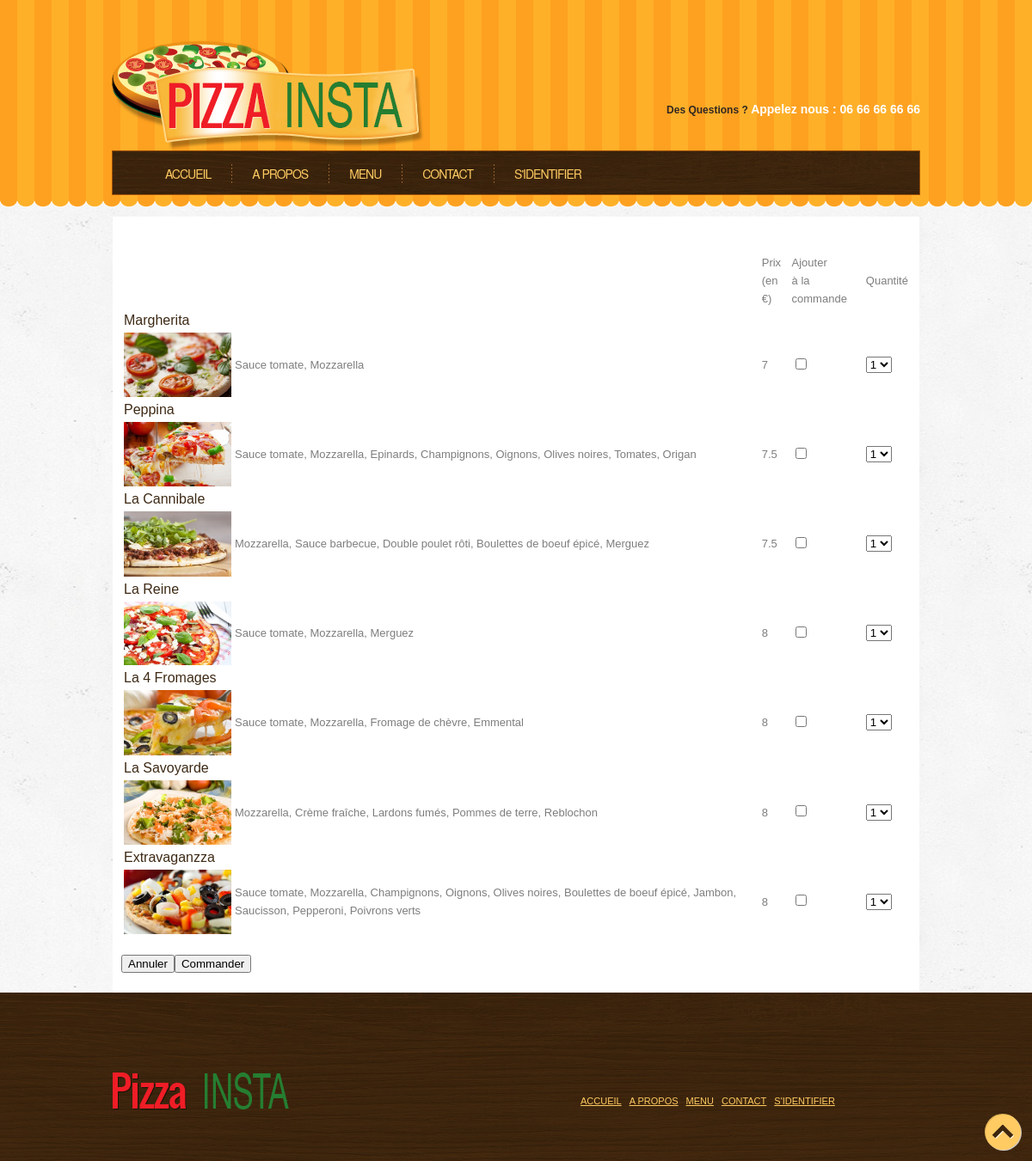
/?page=listePizza, run on the app's committed database.
### tables this page shows
CREATE TABLE IF NOT EXISTS `Produits` (
  `id_produit` int(11) NOT NULL AUTO_INCREMENT,
  `libelle_produit` varchar(45) DEFAULT NULL,
  `prix_produit` float DEFAULT NULL,
  `description` varchar(255) DEFAULT NULL,
  `image` varchar(255) DEFAULT NULL,
  `id_type_produit` int(11) NOT NULL,
  `id_pizza` int(11) NOT NULL,
  PRIMARY KEY (`id_produit`),
  UNIQUE KEY `id_produit_2` (`id_produit`),
  KEY `FK_Produits_id_type_produit` (`id_type_produit`),
  KEY `id_pizza` (`id_pizza`),
  KEY `id_pizza_2` (`id_pizza`),
  KEY `id_produit` (`id_produit`)
);

### index.php (called while the page is built, shortened)
<?php
require_once 'php/Controleur/CMainController.php';
  $id = $_GET['page'];
  $mainController = new CMainController();
  $mainController->setPage($id);
  $mainController->render();
?>

### php/Modele/CDB.php (called while the page is built, shortened)
<?php
class CDB
{
    private $pdo= "";
    private $pilote= "mysql";
    private $bdd= "Pizzeria";
    private $user= "root";
    private $mdp= "";
    private function connect()
    {
        try
        {
            $this->pdo = new PDO($this->pilote . ':host='. ';dbname=' . $this->bdd, $this->user, $this->mdp);
            $this->pdo->setAttribute(PDO::ATTR_ERRMODE, PDO::ERRMODE_EXCEPTION);
            $this->pdo->exec("SET NAMES 'UTF8'");
        }
        catch (PDOException $e)
        {
            $this->pdo = "Echec de l'exécution : " . $e->getMessage();
        }
        return $this->pdo;
    }
    public function requete($query)
    {
        $cnx = $this->connect();
        $sql = $cnx->prepare($query);
        $sql->execute();
        while ($datas = $sql->fetch())
        {
            $var[] = $datas;
        }
        if (isset($var))
        {
            return $var;
        }
    }
}
?>

### php/Vue/CVueListePizza.php (the view, shortened to what this page needs)
<?php
require_once 'CHtml.php';
class CVueListePizza
{
    public function getHtml()
    {
	$html = $this->genererListePizza();
	return $html;
    }
    function genererListePizza()
    {
	$DB = new CDB();
	$result = $DB->requete('SELECT DISTINCT
				p.libelle_produit,
				p.prix_produit,
				p.id_produit,
				p.image
			    FROM
				produits p
				INNER JOIN types_produits t ON t.id_type_produit = p.id_type_produit
			    WHERE
				t.libelle_type_produit LIKE "Pizza"');
	$strListe = '<form method="POST" action="?page=commander">';
	$strListe .= '<table>';
	$strListe .= '<tr>';
	$strListe .= '<td> </td>';
	$strListe .= '<td> </td>';
	$strListe .= '<td>Prix <br />(en €)</td>';
	$strListe .= '<td>Ajouter <br />à la commande</td>';
	$strListe .= '<td>Quantité</td>';
	$strListe .= '</tr>';
	foreach ($result as $produit)
	{
	    $strListe .= '<tr>';
	    $strListe .='<td class="listePizza">' . $produit['libelle_produit'] . '</td>';
	    $strListe .= '</tr>';
	    $DB = new CDB();
	    $ingredients = $DB->requete('SELECT
				i.libelle
			    FROM
				ingredients i
				INNER JOIN composer c ON c.id_ingredient = i.id_ingredient
				INNER JOIN produits p ON p.id_pizza = c.id_pizza
			    WHERE
				p.libelle_produit LIKE "' . $produit['libelle_produit'] . '"');
	    $strListe .= '<tr><td><img src="' . $produit['image'] . '" style="max-width:125px" /></td><td>';
	    $strListeIngredients = '';
	    foreach ($ingredients as $ingredient)
	    {
		$strListeIngredients .= $ingredient['libelle'] . ', ';
	    }
	    $strListeIngredients = substr($strListeIngredients, 0, -2);
	    $strListe .= $strListeIngredients;
	    $strListe .= '</td><td>' . $produit['prix_produit'] . '</td><td><input type="checkbox" name="id_pizza" value="' . $produit['id_produit'] . '" /></td>';
	    $strListe .= '<td><select name="quantite_' . $produit['id_produit'] . '>';
	    for ($j = 0; $j < 6; $j++)
	    {
		$strListe.='<option value="' . $j . '">' . $j . '</option>';
	    }
	    $strListe.="</select></td>";
	    $strListe .= '</tr>';
	}
	$strListe .= '</table>';
	$strListe .= '<br />';
	$strListe .= '<input type="reset" name="annuler" value="Annuler" />';
	$strListe .= '<input type="submit" name="commander" value="Commander" />';
	$strListe .= '</form>';
	return $strListe;
    }
}
?>

### php/Vue/CLayout.php (shortened to what this page needs)
<?php
require_once 'CHtml.php';
class CLayout
{
  private $CHtml;
  private $content;
  function __construct()
  {
    $this->CHtml = new CHtml();
  }
  public function setContent($content)
  {
    $this->content = $content;
  }
  public function render() {
    $html = '<!DOCTYPE html>';
    $html .= '<html>';
    $html .= $this->CHtml->head('Pizza INSTA');
    $html .= $this->CHtml->header($this->getMenuItems($_COOKIE['session']));
    $html .= $this->CHtml->corps('', $this->content);
    $html .= $this->CHtml->ancre();
    $html .= $this->CHtml->footer($this->getMenuItems($_COOKIE['session']));
    $html .= '</html>';
    return $html;
  }
  public function getMenuItems($rank = '') {
    $tabLiens =  '';
    switch ($rank) {
      default:
        $tabLiens = array(
          'Accueil' => 'index.php',
          'A propos' => '',
          'menu' => '?page=listePizza',
          'contact' => ' ',
          'S\'identifier' =>'?page=authentification'
        );
        break;
    }
    return $tabLiens;
  }
}
?>

### php/Vue/CHtml.php (shortened to what this page needs)
<?php
class CHtml
{
  public function head($title)
  {
  	$head = '<head>';
  	$head .= '<meta http-equiv="content-type" content="text/html; charset=UTF-8" />';
  	$head .= '<title>' . $title . '</title>';
  	$head .= '<link rel="stylesheet" href="css/style.css" type="text/css" />';
  	$head .= '</head>';
  	return $head;
  }
  public function header($nav)
  {
    $header = '<div class="header">';
    $header .= '<div class="header-top">';
    $header .= '<div class="header-logo"></div>';
    $header .= '<div class="header-contact">';
    $header .= '<span>Des Questions ? </span>';
    $header .= '<span class="phone">Appelez nous : 06 66 66 66 66</span>';
    $header .= '</div>';
    $header .= '<div class="clear "></div>';
    $header .= '<div class="nav">';
    $header .= '<div class="bouton">';
    $header .= $this->nav($nav);
    $header .= '</div>';
    $header .= '</div>';
    $header .= '<div class = "clear"></div>';
    $header .= '</div>';
    $header .= '</div>';
    return $header;
  }
  public function nav($liens)
  {
  	$nav .= '<ul>';
  	foreach ($liens AS $titreLien => $lien)
  	{
	    $nav .= '<li><a href="' . $lien . '">' . $titreLien . '</a></li>';
    }
  	$nav .= '</ul>';
  	return $nav;
  }
  public function corps($titreContenu, $contenu, $lienImage = '', $titreH2 = '', $welcome = '')
  {
    $corps = '<div class="corps">';
  	$corps .= '<div class="contenu">';
  	$corps .= '<h3 class="title">' . $titreContenu . '</h3>';
  	$corps .= '<p>';
  	$corps .= $contenu;
  	$corps .= '</p>';
  	$corps .= '<div class="clear"></div>';
  	$corps .= '</div>';
  	$corps .= '</div>';
    return $corps;
  }
  public function ancre()
  {
  	$ancre = '<div class="blocktotop">';
  	$ancre .= '<a id="totop" href="#" style="outline: medium none;">Retourner en haut de page</a>';
  	$ancre .= '</div>';
  	return $ancre;
  }
  public function footer($nav)
  {
  	$footer = '<div class="footer">';
  	$footer .= '<div class="footer-top">';
  	$footer .= '<div class="footer-info">';
  	$footer .= '<p>';
  	$footer .= '<span class="siteName">Happy Family </span>';
  	$footer .= '</p>';
  	$footer .= '</div>';
  	$footer .= '<div class="footer-nav">';
  	$footer .= $this->nav($nav);
  	$footer .= '</div>';
  	$footer .= '<div class="clear"></div>';
  	$footer .= '</div>';
  	$footer .= '</div>';
  	return $footer;
  }
}
?>

### php/Controleur/CMainController.php (shortened to what this page needs)
<?php
require_once('php/Vue/CLayout.php');
require_once('php/Modele/CDB.php');
class CMainController
{
    private $layout;
    private $view;
    function __construct()
    {
        $user = $this->connect();
        $this->layout = new CLayout($user);
    }
    public function setPage($id = '', $params = '')
    {
        $this->id = $id;
        switch ($this->id)
        {
            case 'listePizza':
                require_once('php/Vue/CVueListePizza.php');
                $this->view = new CVueListePizza();
                break;
        }
    }
    public function render()
    {
        $content = $this->view->getHtml();
        $this->layout->setContent($content);
        $html = $this->layout->render();
        echo $html;
    }
}
?>

### css/style.css (style rules this page uses)
.header { background: url("../images/header_tail.png") repeat-x scroll 50% 0 transparent; height: 242px; }
.header-top { width : 940px; padding-top : 47px; margin : auto; }
.header-logo { background: url("../images/logo/logo.png") no-repeat scroll left top transparent; width:364px; height:128px; float : left; }
.header-contact { padding-top: 70px; text-align: right; }
.header-contact span { color: #302822; font: bold 12px/18px Arial,Helvetica,sans-serif; letter-spacing: normal; }
.header-contact .phone { display: inline-block; color: #FFFFFF; font-size: 14px; font-weight: bold; text-align: right; }
.nav { border: 1px solid #9A4F07; margin: 0 0 26px; padding: 10px 0 9px; position: relative; z-index: 10; background: url("../images/header.jpg") repeat scroll 0 0 transparent; height : 31px; }
.bouton { float : left; margin: 0 7px; padding: 5px 0 0; text-transform: uppercase; }
.bouton ul { list-style: none outside none; padding-bottom: 15px; margin-top: 0px; padding-left: 30px; }
.bouton ul li:before { background: url("../images/menu_border.png") repeat-y scroll 0 0 transparent; content: " "; display: block; height: 100%; left: -24px; position: absolute; top: 0; width: 1px; margin: 0 24px; }
.bouton ul > li { float: left; position: relative; padding: 0px 24px; }
.bouton ul > li:first-child:before { display: none; }
.bouton ul > li > a { font-family: 'Helvetica neue',sans-serif; font-size: 14px; letter-spacing: -1px; line-height: 22px; padding: 0; transition: all 0.5s ease 0s; color: #FFCB62; text-decoration: none; }
.corps { width: 938px; margin: auto; margin-top: 10px; min-height: 350px; }
.contenu { background-color: #ffffff; margin-top: 10px; padding: 10px; min-height: 350px; }
.contenu img { float :right; max-width: 350px; }
body a { color:#ef1d26; }
.listePizza { color: #3E2A15; font-size: 16px; }
.blocktotop { bottom: 13px; position: fixed; right: 13px; }
a#totop { background: url("../images/scroll-to-top.png") no-repeat scroll 8px 12px #FFCB62; border-radius: 21px 21px 21px 21px; box-shadow: 1px 1px 0 rgba(0, 0, 0, 0.12) inset, 1px 1px 0 rgba(255, 255, 255, 0.75); display: block; font-size: 1px; height: 42px; line-height: 1px; text-indent: -9999em; transition: all 0.5s ease 0s; width: 42px; z-index: 999; }
.footer { background: url("../images/footer.jpg") repeat scroll 50% 0 transparent; padding: 80px 0; }
.footer-top { width : 938px; margin : auto; }
.footer-info { float : left; }
.siteName { background: url("../images/footer_logo.png") repeat scroll 0 0 transparent; display: inline-block; height: 43px; overflow: hidden; text-indent: -200px; vertical-align: bottom; width: 205px; }
.footer-nav { text-decoration: none; padding-top: 23px; padding-left: 500px }
.footer-nav a { color : #FFCB62; }
.footer-nav li { float: left; font-size: 11px; list-style: none outside none; margin: 0 5px 0 4px; text-transform: uppercase; }

### data on the page
produits: libelle_produit "Margherita", image (picture), value "Sauce tomate, Mozzarella", prix_produit "7", id_produit "1"
produits: libelle_produit "Peppina", image (picture), value "Sauce tomate, Mozzarella, Epinards, Champignons, Oignons, Olives noires, Tomates, Origan", prix_produit "7.5", id_produit "1"
produits: libelle_produit "La Cannibale", image (picture), value "Mozzarella, Sauce barbecue, Double poulet rôti, Boulettes de boeuf épicé, Merguez", prix_produit "7.5", id_produit "1"
produits: libelle_produit "La Reine", image (picture), value "Sauce tomate, Mozzarella, Merguez", prix_produit "8", id_produit "1"
produits: libelle_produit "La 4 Fromages", image (picture), value "Sauce tomate, Mozzarella, Fromage de chèvre, Emmental", prix_produit "8", id_produit "1"
produits: libelle_produit "La Savoyarde", image (picture), value "Mozzarella, Crème fraîche, Lardons fumés, Pommes de terre, Reblochon", prix_produit "8", id_produit "1"
produits: libelle_produit "Extravaganzza", image (picture), value "Sauce tomate, Mozzarella, Champignons, Oignons, Olives noires, Boulettes de boeuf épicé, Jambon, Saucisson, Pepperoni, Poivrons verts", prix_produit "8", id_produit "1"

### other printed values
$titreLien "ACCUEIL"
$titreLien "A PROPOS"
$titreLien "MENU"
$titreLien "CONTACT"
$titreLien "S'IDENTIFIER"
